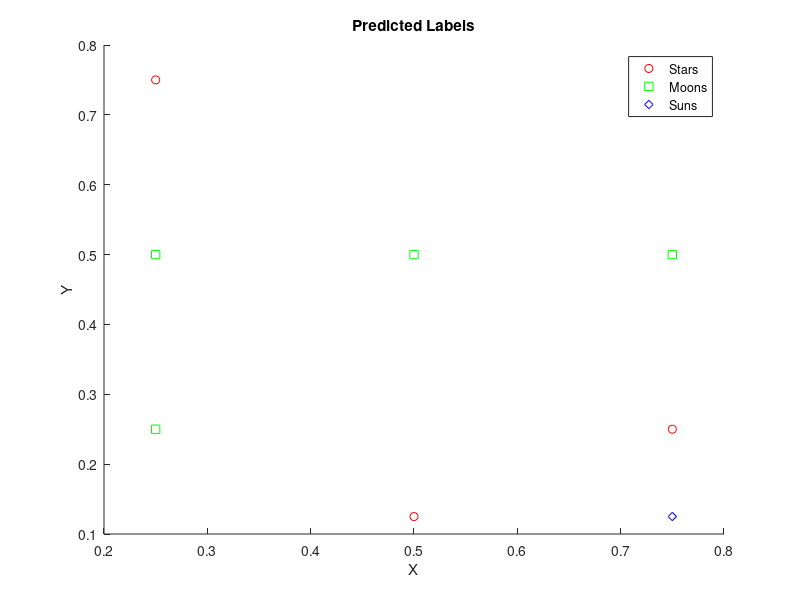

Recreate this plot in MATLAB.
% 定义输入数据
X = [0.25, 0.25; 0.75, 0.75; 0.75, 0.125; 0.25, 0.5; 0.5, 0.5; 0.75, 0.5; 0.25, 0.75; 0.5, 0.125; 0.75, 0.25]';
y = [2, 2, 2, 1, 1, 1, 0, 0, 0]';  % 0 for stars, 1 for moons, 2 for suns

% 初始化参数
input_size = size(X, 1);
hidden1_size = 12;
hidden2_size = 12;
output_size = 3;

W1 = randn(hidden1_size, input_size);
b1 = zeros(hidden1_size, 1);
W2 = randn(hidden2_size, hidden1_size);
b2 = zeros(hidden2_size, 1);
W3 = randn(output_size, hidden2_size);
b3 = zeros(output_size, 1);

% 定义激活函数
sigmoid = @(x) 1./(1+exp(-x));


% 定义学习率和训练轮数
learning_rate = 0.05;
num_epochs = 20000;

% 训练模型
for epoch = 1:num_epochs
    % 前向传播
    z1 = W1*X + b1;
    a1 = tanh(z1);
    z2 = W2*a1 + b2;
    a2 = tanh(z2);
    z3 = W3*a2 + b3;
    a3 = tanh(z3);
    
    % 计算损失
    one_hot_y = zeros(output_size, length(y));
    for i = 1:length(y)
        one_hot_y(y(i)+1, i) = 1;
    end
    loss = -sum(sum(one_hot_y.*log(a3) + (1-one_hot_y).*log(1-a3))) / length(y);
    
    % 反向传播
    delta3 = a3 - one_hot_y;
    delta2 = (W3'*delta3) .* a2 .* (1-a2);
    delta1 = (W2'*delta2) .* a1 .* (1-a1);
    
    % 计算梯度
    dW3 = (1/length(y)) * delta3 * a2';
    db3 = (1/length(y)) * sum(delta3, 2);
    dW2 = (1/length(y)) * delta2 * a1';
    db2 = (1/length(y)) * sum(delta2, 2);
    dW1 = (1/length(y)) * delta1 * X';
    db1 = (1/length(y)) * sum(delta1, 2);
    
    % 更新参数
    W3 = W3 - learning_rate * dW3;
    b3 = b3 - learning_rate * db3;
    W2 = W2 - learning_rate * dW2;
    b2 = b2 - learning_rate * db2;
    W1 = W1 - learning_rate * dW1;
    b1 = b1 - learning_rate * db1;
    
    % 打印损失
    if mod(epoch, 100) == 0
        disp(['Epoch ', num2str(epoch), ', Loss: ', num2str(loss)]);
    end


end

% 前向传播
z1 = W1*X + b1;
a1 = tanh(z1);
z2 = W2*a1 + b2;
a2 = tanh(z2);
z3 = W3*a2 + b3;
a3 = tanh(z3);

% 前向传播
z1 = W1*X + b1;
a1 = tanh(z1);
z2 = W2*a1 + b2;
a2 = tanh(z2);
z3 = W3*a2 + b3;
a3 = tanh(z3);

% 输出结果
[~, predicted_labels] = max(a3);
disp('Predicted Labels:');
disp(predicted_labels - 1);  % Convert back to 0 for stars, 1 for moons, 2 for suns

% 可视化
figure(1);
gscatter(X(1,:), X(2,:), predicted_labels, 'rgb', 'osd');
xlabel('X');
ylabel('Y');
title('Predicted Labels');
legend('Stars', 'Moons', 'Suns');